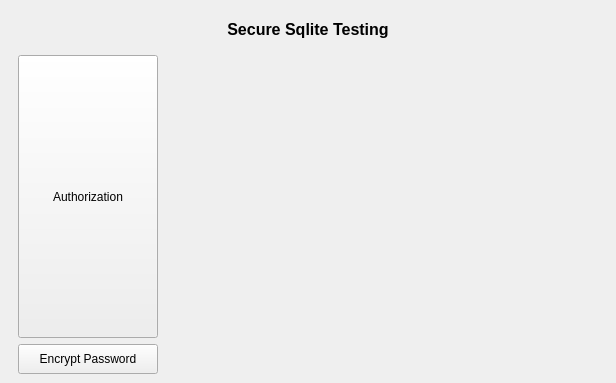
<?xml version="1.0" encoding="UTF-8"?>
<ui version="4.0">
 <class>MiscellaneousWxSqlite3</class>
 <widget class="MiscellaneousBase" name="MiscellaneousWxSqlite3">
  <property name="geometry">
   <rect>
    <x>0</x>
    <y>0</y>
    <width>616</width>
    <height>383</height>
   </rect>
  </property>
  <property name="windowTitle">
   <string>MiscellaneousWxSqlite3</string>
  </property>
  <layout class="QVBoxLayout" name="verticalLayout">
   <property name="leftMargin">
    <number>9</number>
   </property>
   <property name="topMargin">
    <number>9</number>
   </property>
   <property name="rightMargin">
    <number>9</number>
   </property>
   <property name="bottomMargin">
    <number>9</number>
   </property>
   <item>
    <layout class="QHBoxLayout" name="horizontalLayout">
     <item>
      <widget class="QLabel" name="lbTitle">
       <property name="minimumSize">
        <size>
         <width>0</width>
         <height>40</height>
        </size>
       </property>
       <property name="font">
        <font>
         <pointsize>12</pointsize>
         <weight>75</weight>
         <bold>true</bold>
        </font>
       </property>
       <property name="text">
        <string>Secure Sqlite Testing</string>
       </property>
       <property name="alignment">
        <set>Qt::AlignCenter</set>
       </property>
      </widget>
     </item>
    </layout>
   </item>
   <item>
    <layout class="QFormLayout" name="formLayout">
     <property name="leftMargin">
      <number>9</number>
     </property>
     <property name="rightMargin">
      <number>9</number>
     </property>
     <item row="0" column="0">
      <widget class="QPushButton" name="btnUserAuthorization">
       <property name="sizePolicy">
        <sizepolicy hsizetype="Expanding" vsizetype="Expanding">
         <horstretch>0</horstretch>
         <verstretch>0</verstretch>
        </sizepolicy>
       </property>
       <property name="minimumSize">
        <size>
         <width>140</width>
         <height>30</height>
        </size>
       </property>
       <property name="text">
        <string>Authorization</string>
       </property>
      </widget>
     </item>
     <item row="1" column="0">
      <widget class="QPushButton" name="btnEncryptPassword">
       <property name="minimumSize">
        <size>
         <width>140</width>
         <height>30</height>
        </size>
       </property>
       <property name="text">
        <string>Encrypt Password</string>
       </property>
      </widget>
     </item>
    </layout>
   </item>
  </layout>
 </widget>
 <layoutdefault spacing="6" margin="11"/>
 <customwidgets>
  <customwidget>
   <class>MiscellaneousBase</class>
   <extends>QWidget</extends>
   <header>miscellaneousbase.h</header>
   <container>1</container>
  </customwidget>
 </customwidgets>
 <resources/>
 <connections/>
</ui>
